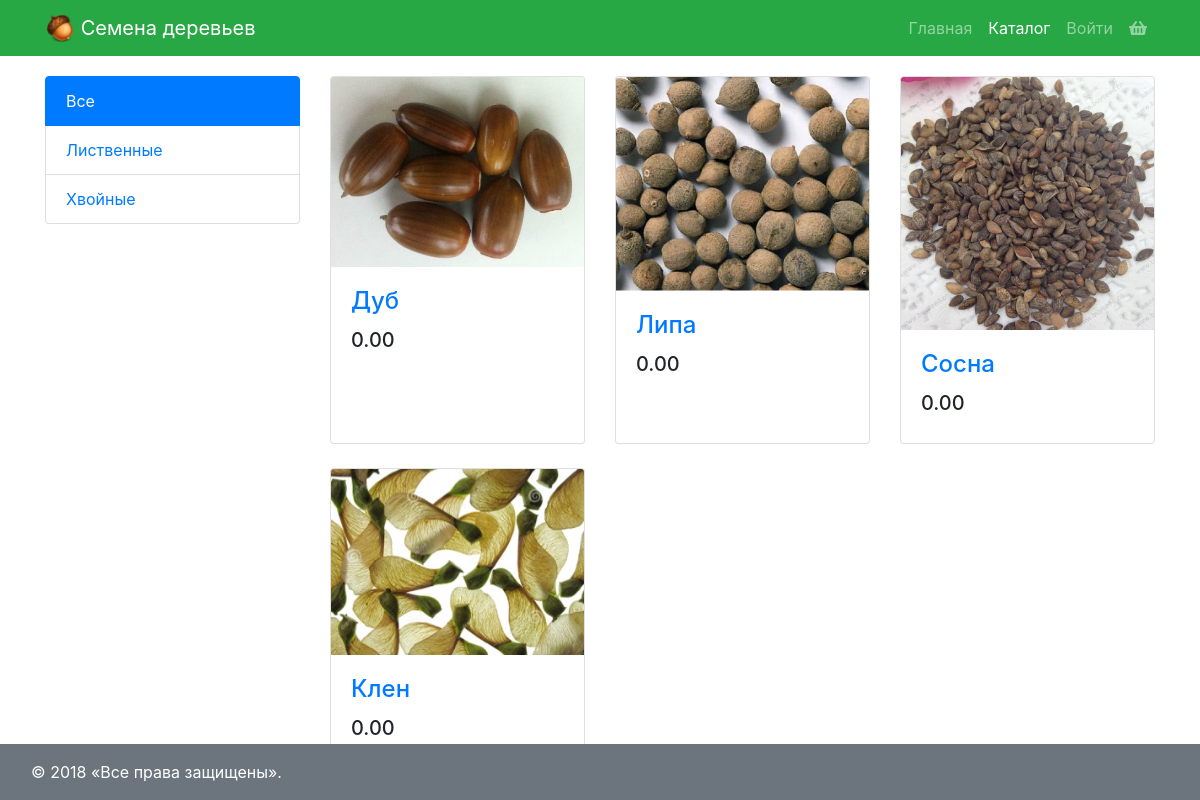
/product/, run on an earlier commit of the app's database.
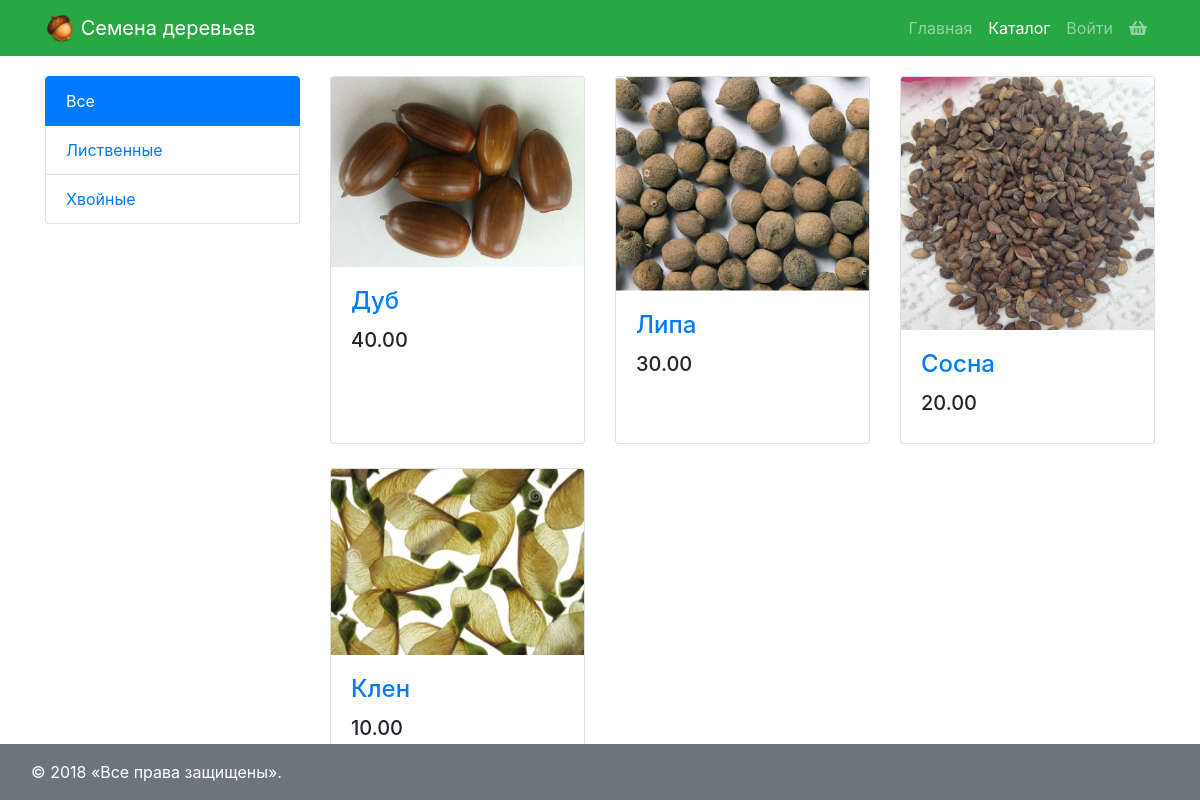
And on a later commit of the database.
### apps/product/models.py (models this page shows, shortened)
class Category(models.Model):
    name = models.CharField(verbose_name='имя', max_length=64, unique=True)
    description = models.TextField(verbose_name='описание', blank=True)

class Product(models.Model):
    category = models.ForeignKey(Category, on_delete=models.CASCADE)
    name = models.CharField(verbose_name='имя продукта', max_length=128)
    image = models.ImageField(upload_to='images', blank=True)
    short_desc = models.CharField(verbose_name='кратко', max_length=1024, blank=True)
    description = models.TextField(verbose_name='подробно', blank=True)
    price = models.DecimalField(verbose_name='цена', max_digits=8, decimal_places=2, default=0)
    quantity = models.PositiveIntegerField(verbose_name='склад', default=0)

### apps/product/views.py (the view)
# urls.py: url(r'^(?P<category>\d+)$', product.index, name='index'),
def index(request, category=0):
    return render(request, 'product/index.html', {
        'title': 'Каталог',
        'category': int(category),
        'products': Product.objects.filter(category__pk=category) if int(category) > 0 else Product.objects.all(),
        'categories': Category.objects.all(),
    })

### apps/order/context_processors/header.py (called while the page is built)
def widget(request):
    return {'order': Order.objects.filter(user=request.user) if request.user.is_authenticated else []}

### templates/product/index.html (shortened to what this page needs)
{% extends 'layout.html' %}
{% load staticfiles %}
{% block content %}
    <div class="row">
        <div class="col-lg-3">
            <div class="list-group">
                {% include 'product/_categories.html' %}
            </div>
        </div>
        <div class="col-lg-9">
            <div class="row">
                {% for product in products %}
                    <div class="col-lg-4 col-md-6 mb-4">
                        <div class="card h-100">
                            <a href="{% url 'product:view' product.category.pk product.pk %}"><img class="card-img-top" src="/media/{{ product.image }}" alt="{{ product.name|title }}"></a>
                            <div class="card-body">
                                <h4 class="card-title">
                                    <a href="{% url 'product:view' product.category.pk product.pk %}">{{ product.name|title }}</a>
                                </h4>
                                <h5>{{ product.price }}</h5>
                            </div>
                        </div>
                    </div>
                {% endfor %}
            </div>
        </div>
    </div>
{% endblock %}

### templates/layout.html (shortened to what this page needs)
{% load staticfiles %}
<!DOCTYPE html>
<html lang="en">
<head>
    {% block css %}
        <link rel="stylesheet" type="text/css" href="{% static 'css/bootstrap.min.css' %}">
        <link rel="stylesheet" type="text/css" href="{% static 'css/style.css' %}">
        <link rel="stylesheet" href="https://use.fontawesome.com/releases/v5.3.1/css/all.css">
    {% endblock %}
</head>
<body>
<nav class="navbar navbar-expand-lg navbar-dark bg-success fixed-top">
    <div class="container">
        <a class="navbar-brand" href="{% url 'main' %}">
            <img src="{% static 'images/icon.png' %}" width="30" height="30" class="d-inline-block align-top" alt="">
            Семена деревьев
        </a>
        <div class="collapse navbar-collapse" id="navbarResponsive">
            <ul class="navbar-nav ml-auto">
                {% block menu %}
                    <li class="nav-item {% if request.resolver_match.url_name == 'main' %}active{% endif %}">
                        <a class="nav-link" href="{% url 'main' %}">Главная</a>
                    </li>
                    <li class="nav-item {% if request.resolver_match.namespace == 'product' %}active{% endif %}">
                        <a class="nav-link" href="{% url 'product:index' %}">Каталог</a>
                    </li>
                    <li>
                        {% if user.is_authenticated %}
                            <a href="{% url 'user:logout' %}" class="nav-link">Выйти</a>
                        {% else %}
                            <a href="{% url 'user:login' %}" class="nav-link">Войти</a>
                        {% endif %}
                    </li>
                {% endblock %}
                <li>
                    <a href="{% url 'order:view' %}" class="nav-link">
                        <i class="fas fa-shopping-basket"></i>
                    </a>
                </li>
            </ul>
        </div>
    </div>
</nav>
<div class="container">
    {% block content %}{% endblock %}
</div>
<footer class="fixed-bottom bg-secondary">
    {% block footer %}<div class="container text-white m-3">© 2018 «Все права защищены».</div>{% endblock %}
</footer>
</body>
</html>

### templates/product/_categories.html
<a href="{% url 'product:index' %}" class="list-group-item {% if category == 0%}active{% endif %}">Все</a>
{% for item in categories %}
    <a href="{% url 'product:index' category=item.pk %}" class="list-group-item {% if item.pk == category %}active{% endif %}">{{ item.name }}</a>
{% endfor %}

### static/css/style.css (style rules this page uses)
body { padding-top: 74px; }
@media (min-width: 992px) { body { padding-top: 76px; } }

What changed in the data, as far as the page shows it:
changed Product "Дуб": price "0.00" → "40.00"
changed Product "Липа": price "0.00" → "30.00"
changed Product "Сосна": price "0.00" → "20.00"
changed Product "Клен": price "0.00" → "10.00"
